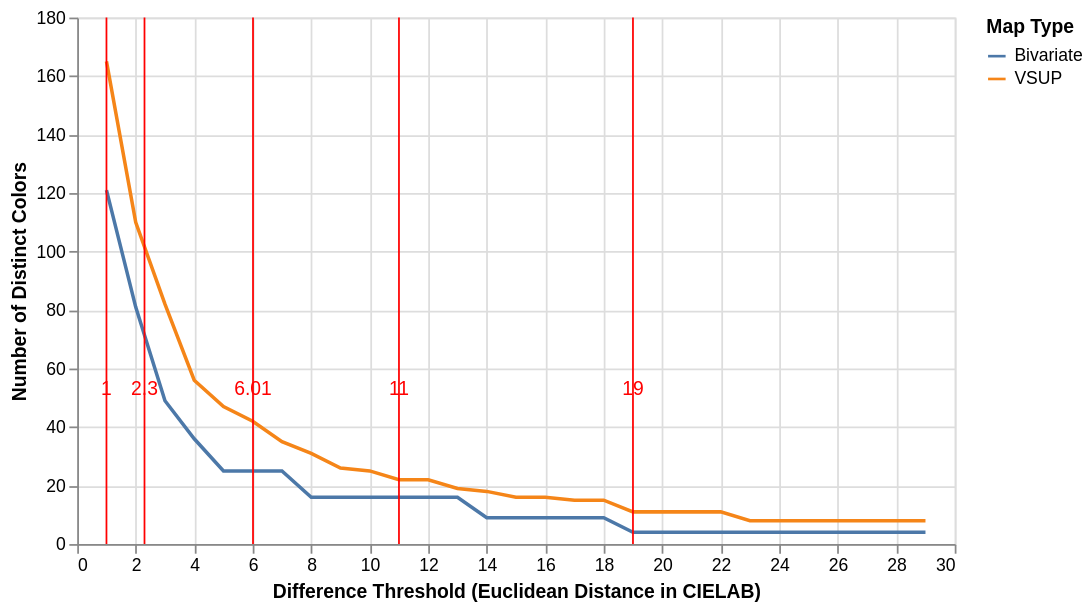

Express this chart as Vega-Lite.
### Vega-Lite specification from a JSON file in a GitHub repository (floating-point values rounded to 4 significant figures)
{"$schema": "https://vega.github.io/schema/vega-lite/v5.json", "description": "Color Bins in VSUPS versus traditional Bivariate Plots.", "width": 500, "data": {"values": [{"threshold": 1, "num": 121, "type": "Bivariate"}, {"threshold": 2, "num": 81, "type": "Bivariate"}, {"threshold": 3, "num": 49, "type": "Bivariate"}, {"threshold": 4, "num": 36, "type": "Bivariate"}, {"threshold": 5, "num": 25, "type": "Bivariate"}, {"threshold": 6, "num": 25, "type": "Bivariate"}, {"threshold": 7, "num": 25, "type": "Bivariate"}, {"threshold": 8, "num": 16, "type": "Bivariate"}, {"threshold": 9, "num": 16, "type": "Bivariate"}, {"threshold": 10, "num": 16, "type": "Bivariate"}, {"threshold": 11, "num": 16, "type": "Bivariate"}, {"threshold": 12, "num": 16, "type": "Bivariate"}, {"threshold": 13, "num": 16, "type": "Bivariate"}, {"threshold": 14, "num": 9, "type": "Bivariate"}, {"threshold": 15, "num": 9, "type": "Bivariate"}, {"threshold": 16, "num": 9, "type": "Bivariate"}, {"threshold": 17, "num": 9, "type": "Bivariate"}, {"threshold": 18, "num": 9, "type": "Bivariate"}, {"threshold": 19, "num": 4, "type": "Bivariate"}, {"threshold": 20, "num": 4, "type": "Bivariate"}, {"threshold": 21, "num": 4, "type": "Bivariate"}, {"threshold": 22, "num": 4, "type": "Bivariate"}, {"threshold": 23, "num": 4, "type": "Bivariate"}, {"threshold": 24, "num": 4, "type": "Bivariate"}, {"threshold": 25, "num": 4, "type": "Bivariate"}, {"threshold": 26, "num": 4, "type": "Bivariate"}, {"threshold": 27, "num": 4, "type": "Bivariate"}, {"threshold": 28, "num": 4, "type": "Bivariate"}, {"threshold": 29, "num": 4, "type": "Bivariate"}, {"threshold": 1, "num": 165, "type": "VSUP"}, {"threshold": 2, "num": 110, "type": "VSUP"}, {"threshold": 3, "num": 82, "type": "VSUP"}, {"threshold": 4, "num": 56, "type": "VSUP"}, {"threshold": 5, "num": 47, "type": "VSUP"}, {"threshold": 6, "num": 42, "type": "VSUP"}, {"threshold": 7, "num": 35, "type": "VSUP"}, {"threshold": 8, "num": 31, "type": "VSUP"}, {"threshold": 9, "num": 26, "type": "VSUP"}, {"threshold": 10, "num": 25, "type": "VSUP"}, {"threshold": 11, "num": 22, "type": "VSUP"}, {"threshold": 12, "num": 22, "type": "VSUP"}, {"threshold": 13, "num": 19, "type": "VSUP"}, {"threshold": 14, "num": 18, "type": "VSUP"}, {"threshold": 15, "num": 16, "type": "VSUP"}, {"threshold": 16, "num": 16, "type": "VSUP"}, {"threshold": 17, "num": 15, "type": "VSUP"}, {"threshold": 18, "num": 15, "type": "VSUP"}, {"threshold": 19, "num": 11, "type": "VSUP"}, {"threshold": 20, "num": 11, "type": "VSUP"}, {"threshold": 21, "num": 11, "type": "VSUP"}, {"threshold": 22, "num": 11, "type": "VSUP"}, {"threshold": 23, "num": 8, "type": "VSUP"}, {"threshold": 24, "num": 8, "type": "VSUP"}, {"threshold": 25, "num": 8, "type": "VSUP"}, {"threshold": 26, "num": 8, "type": "VSUP"}, {"threshold": 27, "num": 8, "type": "VSUP"}, {"threshold": 28, "num": 8, "type": "VSUP"}, {"threshold": 29, "num": 8, "type": "VSUP"}]}, "layer": [{"mark": "line", "encoding": {"x": {"field": "threshold", "type": "quantitative", "title": "Difference Threshold (Euclidean Distance in CIELAB)"}, "y": {"field": "num", "type": "quantitative", "title": "Number of Distinct Colors"}, "color": {"field": "type", "type": "nominal", "title": "Map Type"}}}, {"data": {"values": [{"value": 1}, {"value": 2.3}, {"value": 6.01}, {"value": 11}, {"value": 19}]}, "mark": "rule", "encoding": {"x": {"field": "value", "type": "quantitative"}, "color": {"value": "red"}}}, {"data": {"values": [{"value": 1, "label": "1"}, {"value": 2.3, "label": "2.3"}, {"value": 6.01, "label": "6.01"}, {"value": 11, "label": "11"}, {"value": 19, "label": "19"}]}, "mark": "text", "encoding": {"x": {"field": "value", "type": "quantitative"}, "color": {"value": "red"}, "text": {"field": "label", "type": "nominal"}, "y": {"value": 212}}}]}
